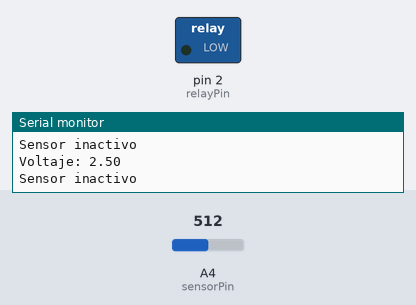
Bench run of a sketch on a simulated Arduino Uno, built with avr-gcc and run on an emulated ATmega328P. On the bench: switched loads named in the sketch (green lamp = pin HIGH), the last lines printed to the serial monitor. The inputs (shaded band) are chosen by the test bench; at power-on: A4 (sensorPin) = 512.

Above: at 1.8 s.
1.9 s: A4 (sensorPin) set to 809
3.4 s: A4 (sensorPin) set to 827
At 5.2 s:
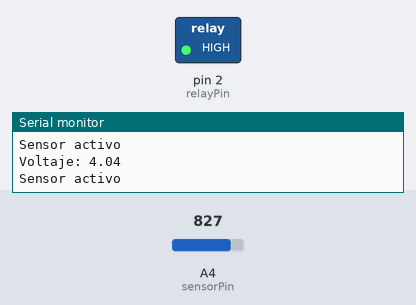
5.5 s: A4 (sensorPin) set to 716
At 6.9 s:
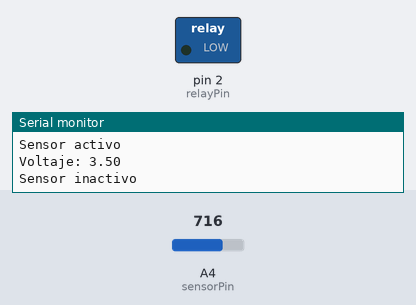
7.5 s: A4 (sensorPin) set to 900
At 8.4 s:
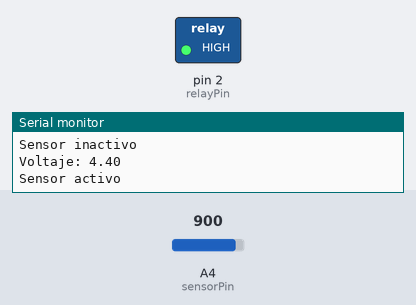
Timing chart, 0 to 10.5 s (numbered marks = the images above; inputs shaded):
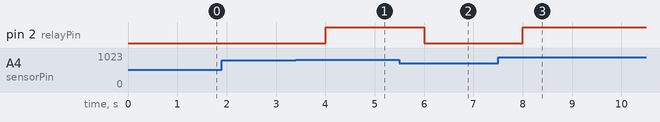

Measured:
- the behaviour switches between 818 and 819 on A4 (sensorPin) (found by bisection; images 0 and 1)
- after the input at 3.4 s, pin 2 (relayPin): LOW → HIGH after 0.60 s
- after the input at 5.5 s, pin 2 (relayPin): HIGH → LOW after 0.51 s
- after the input at 7.5 s, pin 2 (relayPin): LOW → HIGH after 0.51 s

The sketch:

sketch_may9a.ino
```cpp
const int sensorPin = A4; // Pin analógico donde está conectado el sensor
const int relayPin = 2;    // Pin digital donde está conectado el relé
const float thresholdVoltage = 4.0; // Umbral en volts

void setup() {
    pinMode(relayPin, OUTPUT); // Configuramos el pin del relé como salida
    digitalWrite(relayPin,LOW);
    Serial.begin(9600); // Iniciamos la comunicación serie para depuración
}

void loop() {
    float  sensorValue = analogRead(sensorPin); // Leemos la señal del sensor
    // Convertimos el valor analógico a voltaje
    float voltage = sensorValue * (5.0 / 1023.0); // Convertimos el valor a volts
    // Imprimimos el valor del voltaje para depuración
    Serial.print("Voltaje: ");
    Serial.println(voltage);
    // Verificamos si el voltaje supera el umbral
    if (voltage >= thresholdVoltage) {
        digitalWrite(relayPin, HIGH); // Activamos el relé
        Serial.println("Sensor activo");
    } else {
        digitalWrite(relayPin, LOW); // Desactivamos el relé
        Serial.println("Sensor inactivo");
    }
    delay(1000); // Esperamos 100 ms antes de la próxima lectura
}
```
